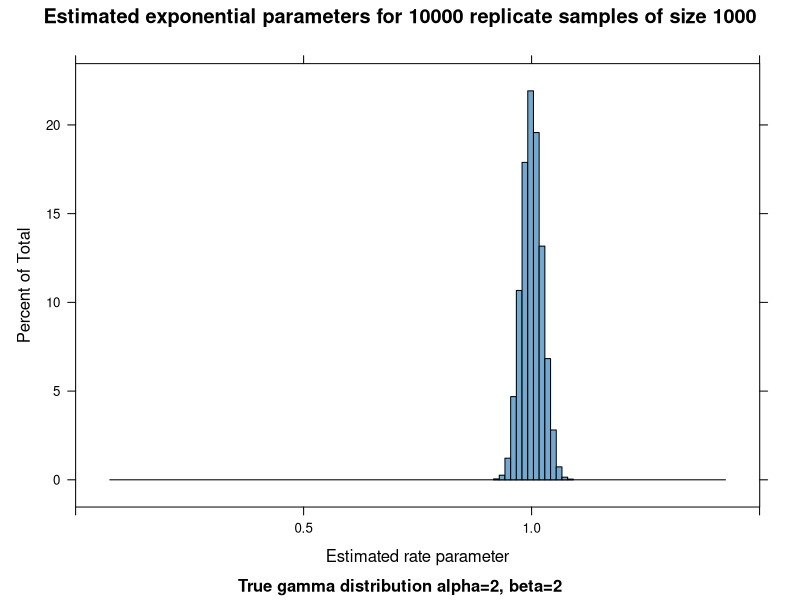
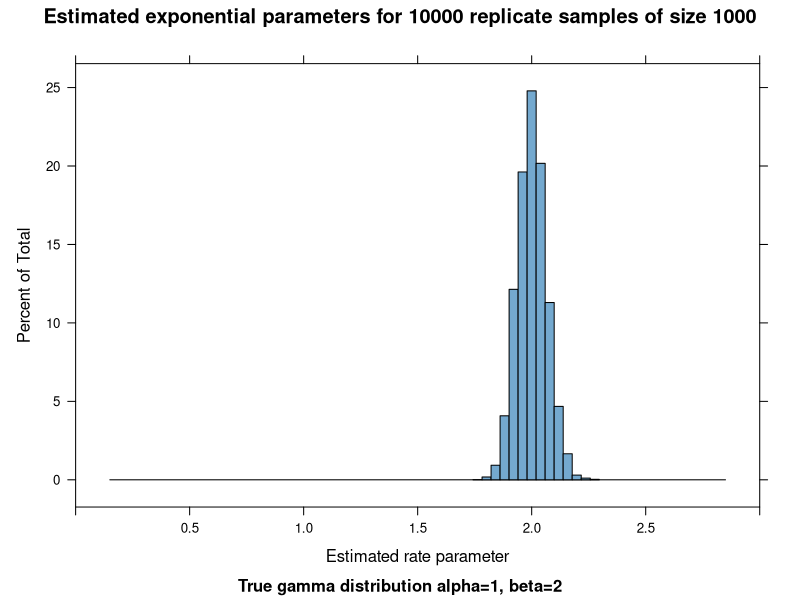
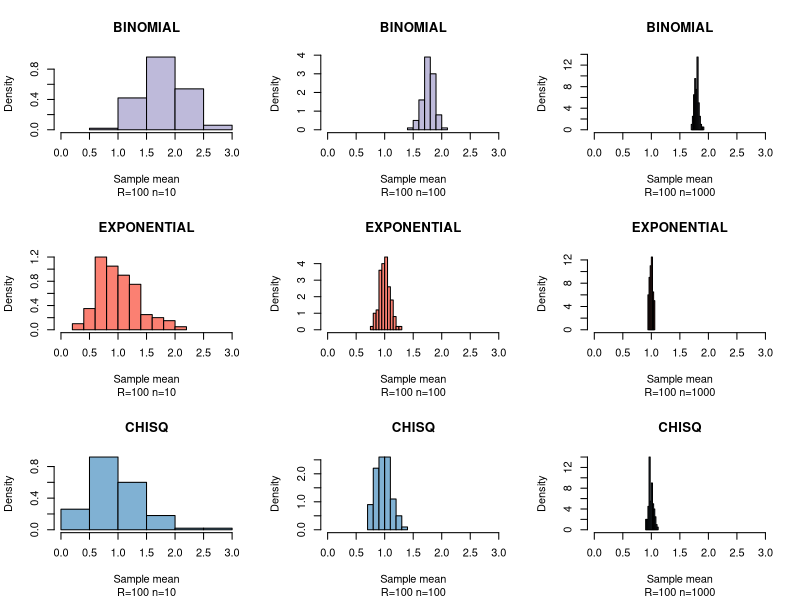
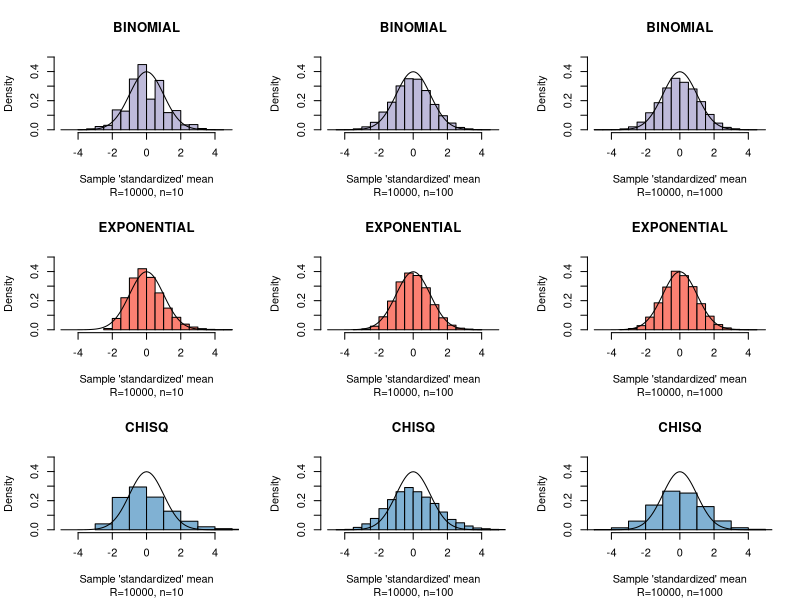

Generate these figures, in order, with R:
#
# Leah Comment
#
# August 21, 2014
#
# Methods summer prep class session 5
#
#

# setwd("C:/Users/leahcomment/Desktop/vc_practice")
# getwd()

#now I've made a change!

#Libraries
library(lattice)
library(RColorBrewer)

#General settings
blues = brewer.pal(n=9, name="PuBu")
med.blue = blues[5]










# Modeling gamma-generated data as exponential ----------------------------


#Requested function to generate samples from the gamma distribution
PlotGamma <- function(n, alpha, beta, R) {
  #Generate the samples
  my.samples = matrix(data=rgamma(n=n*R, shape=alpha, rate=beta)
                      ,nrow=n
                      ,ncol=R)
  #Calculate sample stats
  sample.rate.ests = 1/colMeans(my.samples)
  overall.rate.est = 1/mean(my.samples)
  print("overall.rate.est")
  print(overall.rate.est)
  
  #Histogram of rate parameter estimates
  print(histogram(sample.rate.ests
                  ,main=paste("Estimated exponential parameters for",R,"replicate samples of size",n)
                  ,sub=paste0("True gamma distribution alpha=",alpha, ", beta=",beta)
                  ,col=med.blue
                  ,xlim=c(0
                         ,max(1.1*sample.rate.ests, 1.5*overall.rate.est))
                  ,freq=FALSE
                  ,xlab="Estimated rate parameter"))

}


#Run the function with different inputs
PlotGamma(n=1000, alpha=2, beta=2, R=10000)
PlotGamma(n=1000, alpha=1, beta=2, R=10000)






# Law of large numbers example --------------------------------------------

#Function to generate R size n samples from binomial, exponential, or chisq
#Saves mean of each replicate and plots histogram of sample means
ShowLLN <- function(distribution, R, n) {
  #Sample
  if (toupper(distribution) == "BINOMIAL") {
    #Generate the samples
    my.samples = matrix(data=rbinom(n=n*R, size=6, prob=0.3)
                        ,nrow=n
                        ,ncol=R)
    #Set histogram color
    hist.color = brewer.pal(n=5,name="Set3")[3]
  } else if (toupper(distribution) == "EXPONENTIAL") {
    #Generate the samples
    my.samples = matrix(data=rexp(n=n*R)
                        ,nrow=n
                        ,ncol=R)
    #Set histogram color
    hist.color = brewer.pal(n=5,name="Set3")[4]
  } else if (toupper(distribution) == "CHISQ") {
    #Generate the samples
    my.samples = matrix(data=rchisq(n=n*R,df=1)
                        ,nrow=n
                        ,ncol=R)
    #Set histogram color
    hist.color = brewer.pal(n=5,name="Set3")[5]
  } else {
    warning(paste("FUNCTION showlln CANNOT UNDERSTAND DISTRIBUTION INPUT",distribution))
  }
  
  #Save the means
  sample.means = colMeans(my.samples)
  
  #Histogram of means
  hist(sample.means
      ,main=paste0(toupper(distribution))
      ,sub=paste0("R=",R," n=",n)
      ,col=hist.color
      ,freq=FALSE
      ,xlab="Sample mean"
      ,xlim=c(0,3) ) 
  
}




#Use the function
sample.sizes = c(10, 100, 1000)
distributions = c("binomial", "exponential", "chisq")

#Plot for the different sample sizes
#Loop over distributions
par(mfrow=c(3,3))
for (distribution in distributions) {
  #Loop over sample sizes
  for (n in sample.sizes) {    
    #Plot for each of the sample sizes
    ShowLLN(distribution=distribution,R=100,n=n)
  }
}




# Central Limit Theorem example -------------------------------------------

#Function to generate R size n samples from binomial, exponential, or chisq
#Saves mean of each replicate and plots histogram of sample means
#Standardizes and plots to show the CLT
ShowCLT <- function(distribution, R, n) {
  #Means for the different distributions
  dist.means = c(0.3, 1, 1)
  dist.vars = c(dist.means[1]^2, dist.means[2]^-1, 2*dist.means[3])
  
  #Sample
  if (toupper(distribution) == "BINOMIAL") {
    #Generate the samples
    my.samples = matrix(data=rbinom(n=n*R, size=6, prob=dist.means[1])
                        ,nrow=n
                        ,ncol=R)
    #Set histogram color
    hist.color = brewer.pal(n=5,name="Set3")[3]
    #Set mean
    true.mean = dist.means[1]*6
    #Set variance
    true.variance = dist.vars[1]
    
  } else if (toupper(distribution) == "EXPONENTIAL") {
    #Generate the samples
    my.samples = matrix(data=rexp(n=n*R, rate=1/dist.means[2])
                        ,nrow=n
                        ,ncol=R)
    #Set histogram color
    hist.color = brewer.pal(n=5,name="Set3")[4]
    #Set mean
    true.mean = dist.means[2]
    #Set variance
    true.variance = dist.vars[2]
    
  } else if (toupper(distribution) == "CHISQ") {
    #Generate the samples
    my.samples = matrix(data=rchisq(n=n*R,df=dist.means[3])
                        ,nrow=n
                        ,ncol=R)
    #Set histogram color
    hist.color = brewer.pal(n=5,name="Set3")[5]
    #Set mean
    true.mean = dist.means[3]
    #Set variance
    true.variance = dist.vars[3]
    
  } else {
    warning(paste("FUNCTION showlln CANNOT UNDERSTAND DISTRIBUTION INPUT",distribution))
  }
  
  #Save the means
  sample.means = colMeans(my.samples)
  sample.means.standardized = (sample.means - true.mean)*sqrt(n)
  
  #Histogram of means
  hist(sample.means.standardized
      ,main=paste0(toupper(distribution))
      ,sub=paste0("R=",R,", n=",n)
      ,col=hist.color
      ,freq=FALSE
      ,xlab="Sample 'standardized' mean"
      ,ylim=c(0,0.5)
      ,xlim=c(-5,5) 
      )
  #Add normal overlay
  lines(x=seq(-5,5,0.1),y=dnorm(seq(-5,5,0.1)))
  
}




#Use the function
sample.sizes = c(10, 100, 1000)
distributions = c("binomial", "exponential", "chisq")

#Plot for the different sample sizes
#Loop over distributions
par(mfrow=c(length(sample.sizes),length(distributions)))
for (distribution in distributions) {
  #Loop over sample sizes
  for (n in sample.sizes) {    
    #Plot for each of the sample sizes
    ShowCLT(distribution=distribution,R=10000,n=n)
  }
}



